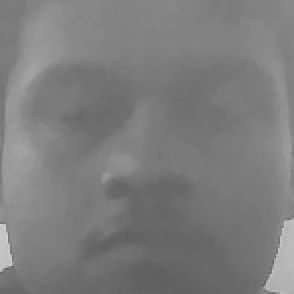
#> input picture dataset/raj01/0.jpg, 147 x 147 px (shown 2 times larger)
$ python recognize_attendance.py
#> lines starting #> are read from the running program, lines starting #| are printed output that depends on the picture; after the words box and inside, x2 and y2 are one past the last pixel; in counts of white or black regions, pixels touching at a corner belong together
### utils.py
import cv2
import os
import numpy as np

face_cascade = cv2.CascadeClassifier(
    "haarcascade_frontalface_default.xml"
)

def train_recognizer():
    faces = []
    labels = []
    label_map = {}

    current_label = 0

    for user in os.listdir("dataset"):
        user_path = os.path.join("dataset", user)
        label_map[current_label] = user

        for img_name in os.listdir(user_path):
            img_path = os.path.join(user_path, img_name)
            img = cv2.imread(img_path, cv2.IMREAD_GRAYSCALE)
#> img is the input picture: shape (147, 147); min 95, max 206, mean 124.5
            if img is None:
                continue

            faces.append(img)
            labels.append(current_label)

        current_label += 1
#> current_label = 1

    recognizer = cv2.face.LBPHFaceRecognizer_create(
        radius=1,
        neighbors=8,
        grid_x=8,
        grid_y=8
    )
    recognizer.train(faces, np.array(labels))

    return recognizer, label_map

### recognize_attendance.py
import cv2
import sqlite3
import random
from datetime import datetime
from utils import train_recognizer

# ---------------- LOAD CASCADES ----------------
face_cascade = cv2.CascadeClassifier("haarcascade_frontalface_default.xml")
eye_cascade = cv2.CascadeClassifier("haarcascade_eye.xml")

# ---------------- TRAIN MODEL ----------------
recognizer, label_map = train_recognizer()

# ---------------- RANDOM INSTRUCTION ----------------
instruction = random.choice(["BLINK", "TURN LEFT"])
instruction_done = False

# ---------------- RUNTIME CONTROLS ----------------
marked_users = set()
blink_detected = False
eyes_open_prev = True
face_x_prev = None
turn_left_detected = False

# ---------------- CAMERA INIT (FIX) ----------------
cap = cv2.VideoCapture(0, cv2.CAP_DSHOW)
if not cap.isOpened():
    print(" Camera not opened")
    exit()

cv2.namedWindow("Face Attendance System", cv2.WINDOW_NORMAL)

while True:
    ret, frame = cap.read()
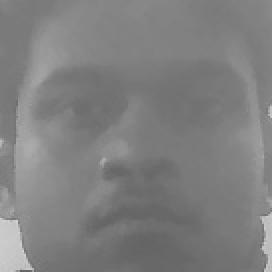
#> input picture dataset/raj01/11.jpg, 136 x 136 px, given in place of the camera (shown 2 times larger)
#> frame is the input picture: shape (136, 136, 3); min 100, max 209, mean 127.5
    if not ret:
        continue

    # -------- PREPROCESS --------
    gray = cv2.cvtColor(frame, cv2.COLOR_BGR2GRAY)
    gray = cv2.equalizeHist(gray)
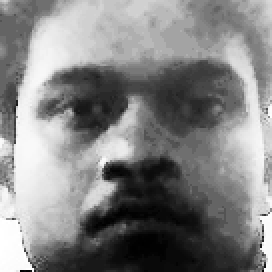
#> gray: shape (136, 136) (shown 2 times larger); min 0, max 255, mean 131.1

    # -------- FACE DETECTION --------
    faces = face_cascade.detectMultiScale(
        gray,
        scaleFactor=1.2,
        minNeighbors=4,
        minSize=(80, 80)
    )
#> faces = [[7, 7, 122, 122]]

    # Instruction text (ALWAYS shown)
    cv2.putText(
        frame,
        f"Instruction: {instruction}",
        (20, 30),
        cv2.FONT_HERSHEY_SIMPLEX,
        0.9,
        (255, 0, 0),
        2
    )
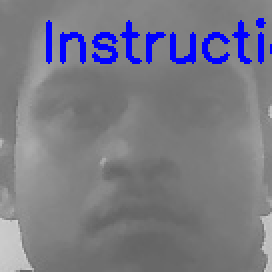
#> frame: shape (136, 136, 3) (shown 2 times larger); 4.35% of pixels changed, all inside (x1, y1, x2, y2) = (23, 9, 136, 32)

    for (x, y, w, h) in faces:
        roi_gray = gray[y:y+h, x:x+w]

        # ---------- BLINK DETECTION ----------
        eyes = eye_cascade.detectMultiScale(
            roi_gray,
            scaleFactor=1.1,
            minNeighbors=3
        )

        eyes_open = len(eyes) > 0

        if eyes_open_prev and not eyes_open:
            eyes_open_prev = False
        elif not eyes_open_prev and eyes_open:
            blink_detected = True
            eyes_open_prev = True

        # ---------- TURN LEFT DETECTION ----------
        if face_x_prev is None:
            face_x_prev = x
        elif x < face_x_prev - 15:
            turn_left_detected = True
        face_x_prev = x

        # ---------- CHECK INSTRUCTION ----------
        if instruction == "BLINK" and blink_detected:
            instruction_done = True
        elif instruction == "TURN LEFT" and turn_left_detected:
            instruction_done = True

        # ---------- FACE RECOGNITION ----------
        label, confidence = recognizer.predict(roi_gray)
        name = "Unknown"

        if confidence < 70 and instruction_done:
            user_id = label_map[label]
            name = user_id

            if user_id not in marked_users:
                date = datetime.now().strftime("%Y-%m-%d")
                time = datetime.now().strftime("%H:%M:%S")

                conn = sqlite3.connect("attendance.db")
                cursor = conn.cursor()

                cursor.execute(
                    "SELECT * FROM attendance WHERE user_id=? AND date=?",
                    (user_id, date)
                )
                record = cursor.fetchone()

                if record is None:
                    cursor.execute(
                        "INSERT INTO attendance VALUES (?,?,?,?)",
                        (user_id, date, time, None)
                    )
                    print(" Punch IN:", user_id)

                elif record[3] is None:
                    cursor.execute(
                        "UPDATE attendance SET punch_out=? WHERE user_id=? AND date=?",
                        (time, user_id, date)
                    )
                    print(" Punch OUT:", user_id)

                conn.commit()
                conn.close()
                marked_users.add(user_id)

        # ---------- UI ----------
        color = (0, 255, 0) if instruction_done else (0, 0, 255)
        status = "Verified" if instruction_done else "Do Instruction"

        cv2.rectangle(frame, (x, y), (x+w, y+h), color, 2)
        cv2.putText(
            frame,
            status,
            (x, y-10),
            cv2.FONT_HERSHEY_SIMPLEX,
            0.8,
            color,
            2
        )
#> this loop made 1 pass
#> (x, y, w, h, eyes, eyes_open, label) on pass 1: (7, 7, 122, 122, [[6, 25, 45, 45]], True, 0)
#> pass 1, `roi_gray = gray[y:y+h, x:x+w]`:
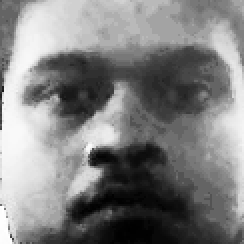
#> roi_gray: shape (122, 122) (shown 2 times larger); min 0, max 255, mean 128.4
#> after the loop:
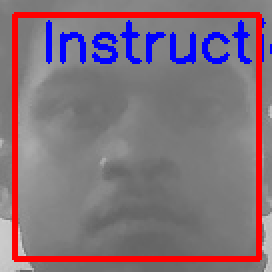
#> frame: shape (136, 136, 3) (shown 2 times larger); 7.89% of pixels changed, all inside (x1, y1, x2, y2) = (6, 6, 131, 131)
#> after the loop, blink_detected = False; eyes_open_prev = True; marked_users = 0 items

    cv2.imshow("Face Attendance System", frame)

    # -------- EXIT KEY --------
    if cv2.waitKey(30) & 0xFF == 27:
#> (key Esc is pressed here)
        break

cap.release()
cv2.destroyAllWindows()
